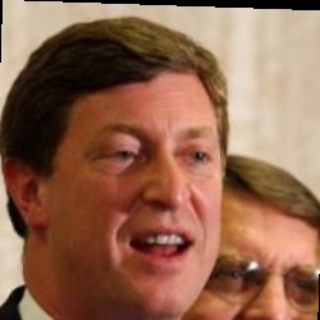
#> input picture model_shop/face_detect_model/Ben_Chandler_0001_norm.jpg, 320 x 320 px
$ python decode.py
#> lines starting #> are read from the running program, lines starting #| are printed output that depends on the picture; after the words box and inside, x2 and y2 are one past the last pixel; in counts of white or black regions, pixels touching at a corner belong together
import cv2
import numpy as np

def nms(dets, thresh=0.5):
    x1 = dets[:, 0]
    y1 = dets[:, 1]
    x2 = dets[:, 2]
    y2 = dets[:, 3]
    scores = dets[:, 4]

    areas = (x2 - x1 + 1) * (y2 - y1 + 1)
    order = scores.argsort()[::-1]

    keep = []
    while order.size > 0:
        i = order[0]
        keep.append(i)
        xx1 = np.maximum(x1[i], x1[order[1:]])
        yy1 = np.maximum(y1[i], y1[order[1:]])
        xx2 = np.minimum(x2[i], x2[order[1:]])
        yy2 = np.minimum(y2[i], y2[order[1:]])

        w = np.maximum(0.0, xx2 - xx1 + 1)
        h = np.maximum(0.0, yy2 - yy1 + 1)
        inter = w * h
        ovr = inter / (areas[i] + areas[order[1:]] - inter)

        inds = np.where(ovr <= thresh)[0]
        order = order[inds + 1]

    return keep

def distance2bbox(points, distance, max_shape=None):
    """Decode distance prediction to bounding box.

    Args:
        points (Tensor): Shape (n, 2), [x, y].
        distance (Tensor): Distance from the given point to 4
            boundaries (left, top, right, bottom).
        max_shape (tuple): Shape of the image.

    Returns:
        Tensor: Decoded bboxes.
    """
    x1 = points[:, 0] - distance[:, 0]
    y1 = points[:, 1] - distance[:, 1]
    x2 = points[:, 0] + distance[:, 2]
    y2 = points[:, 1] + distance[:, 3]
    if max_shape is not None:
        x1 = x1.clamp(min=0, max=max_shape[1])
        y1 = y1.clamp(min=0, max=max_shape[0])
        x2 = x2.clamp(min=0, max=max_shape[1])
        y2 = y2.clamp(min=0, max=max_shape[0])
    return np.stack([x1, y1, x2, y2], axis=-1)

def distance2kps(points, distance, max_shape=None):
    """Decode distance prediction to bounding box.

    Args:
        points (Tensor): Shape (n, 2), [x, y].
        distance (Tensor): Distance from the given point to 4
            boundaries (left, top, right, bottom).
        max_shape (tuple): Shape of the image.

    Returns:
        Tensor: Decoded bboxes.
    """
    preds = []
    for i in range(0, distance.shape[1], 2):
        px = points[:, i % 2] + distance[:, i]
        py = points[:, i % 2 + 1] + distance[:, i + 1]
        if max_shape is not None:
            px = px.clamp(min=0, max=max_shape[1])
            py = py.clamp(min=0, max=max_shape[0])
        preds.append(px)
        preds.append(py)
    return np.stack(preds, axis=-1)

def decoding(data, input_size=(320, 320)):
    scores_list = []
    bboxes_list = []
    kpss_list = []
    input_height, input_width = input_size
    _feat_stride_fpn = [8, 16, 32]
    fmc = 3
    _num_anchors = 2
    center_cache = {}
    thresh = 0.3
    max_num = 0
    for idx, stride in enumerate(_feat_stride_fpn):
        scores = data[idx]
        bbox_preds = data[idx + fmc]
        bbox_preds = bbox_preds * stride
        kps_preds = data[idx + fmc * 2] * stride
        height = input_height // stride
        width = input_width // stride
        key = (height, width, stride)
        if key in center_cache:
            anchor_centers = center_cache[key]
        else:
            anchor_centers = np.stack(np.mgrid[:height, :width][::-1], axis=-1).astype(np.float32)
            anchor_centers = (anchor_centers * stride).reshape((-1, 2))
            if _num_anchors > 1:
                anchor_centers = np.stack([anchor_centers] * _num_anchors, axis=1).reshape((-1, 2))
            if len(center_cache) < 100:
                center_cache[key] = anchor_centers

        pos_inds = np.where(scores >= thresh)[0]
        bboxes = distance2bbox(anchor_centers, bbox_preds)
        pos_scores = scores[pos_inds]
        pos_bboxes = bboxes[pos_inds]
        scores_list.append(pos_scores)
        bboxes_list.append(pos_bboxes)
        pos_scores = scores[pos_inds]
        pos_bboxes = bboxes[pos_inds]
        scores_list.append(pos_scores)
        bboxes_list.append(pos_bboxes)
        kpss = distance2kps(anchor_centers, kps_preds)
        # kpss = kps_preds
        kpss = kpss.reshape((kpss.shape[0], -1, 2))
        pos_kpss = kpss[pos_inds]
        kpss_list.append(pos_kpss)

    scores = np.vstack(scores_list)
    scores_ravel = scores.ravel()
    order = scores_ravel.argsort()[::-1]
    bboxes = np.vstack(bboxes_list)
    kpss = np.vstack(kpss_list)
    pre_det = np.hstack((bboxes, scores)).astype(np.float32, copy=False)
    pre_det = pre_det[order, :]
    keep = nms(pre_det)
    det = pre_det[keep, :]
    # kpss = kpss[order, :, :]
    # kpss = kpss[keep, :, :]
    print(det)
    return det


if __name__ == '__main__':
    loaded_data_list = np.load('pickle.npy', allow_pickle=True)
#> (reads model_shop/face_detect_model/pickle.npy from the repository)
    # for arr in loaded_data_list:
    #     print(arr.shape)
    img = cv2.imread("Ben_Chandler_0001_norm.jpg")
#> img is the input picture: shape (320, 320, 3); mean B, G, R 78.7, 101.8, 144.9
    dets = decoding(loaded_data_list)

    for det in dets:
        x1, y1, x2, y2 = np.asarray(det[:4]).astype(int)
        cv2.rectangle(img, (x1, y1), (x2, y2), (255, 0, 233), 1)
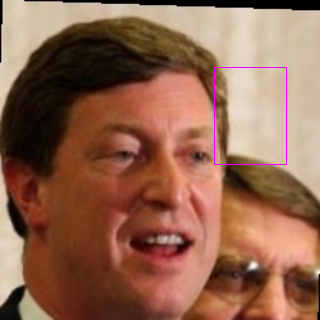
#> img: shape (320, 320, 3); 0.33% of pixels changed, all inside (x1, y1, x2, y2) = (214, 67, 287, 165)

    cv2.imshow("w", img)
    cv2.waitKey(0)

    print(loaded_data_list[2].shape)
    print(np.squeeze(loaded_data_list[2]))
